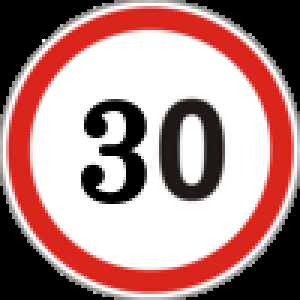
#> input picture archive/Meta/1.png, 100 x 100 px, found by its file name (shown 3 times larger)
$ python test4.py
#> lines starting #> are read from the running program, lines starting #| are printed output that depends on the picture
import numpy as np
import cv2
from PIL import ImageTk, Image

image = cv2.imread(r'C:\Users\Maciej\Desktop\1.png')
#> image is the input picture: shape (100, 100, 3); mean B, G, R 134, 135.8, 173.8
image2 = Image.open(r'C:\Users\Maciej\Desktop\1.png')
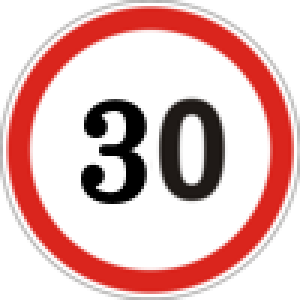
#> image2: PIL image 100x100 RGBA (shown 3 times larger); mean R, G, B, A 173.8, 135.8, 134, 201.1; transparent parts drawn white
# image = cv2.imread(r'C:\Users\Maciej\PycharmProjects\Road_Signs_Classification\archive\Test\.png')

print(image.shape)
#| (100, 100, 3)
print(type(image2))
#| <class 'PIL.PngImagePlugin.PngImageFile'>

cv2.imshow('image', image)
cv2.waitKey(0)

$ run again, with archive/Meta/24.png copied over archive/Meta/1.png
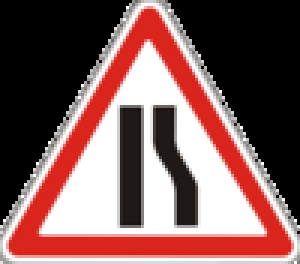
#> input picture archive/Meta/24.png, 100 x 88 px, found by its file name (shown 3 times larger)
#> image is the input picture: shape (88, 100, 3); mean B, G, R 91.3, 93.1, 129.5
#> `image2 = Image.open(r'C:\Users\Maciej\Desktop\1.png')`:
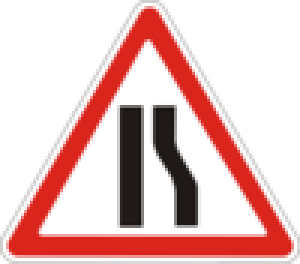
#> image2: PIL image 100x88 RGBA (shown 3 times larger); mean R, G, B, A 129.5, 93.1, 91.3, 146.6; transparent parts drawn white
#| (88, 100, 3)
#| <class 'PIL.PngImagePlugin.PngImageFile'>

$ run again, with archive/Meta/25.png copied over archive/Meta/1.png
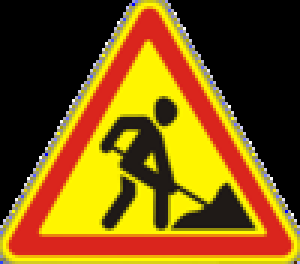
#> input picture archive/Meta/25.png, 100 x 88 px, found by its file name (shown 3 times larger)
#> image is the input picture: shape (88, 100, 3); mean B, G, R 15, 86.9, 125.5
#> `image2 = Image.open(r'C:\Users\Maciej\Desktop\1.png')`:
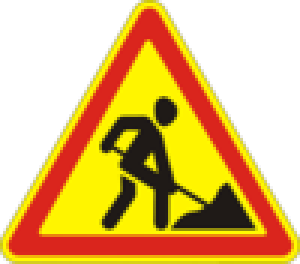
#> image2: PIL image 100x88 RGBA (shown 3 times larger); mean R, G, B, A 125.5, 86.9, 15, 147.1; transparent parts drawn white
#| (88, 100, 3)
#| <class 'PIL.PngImagePlugin.PngImageFile'>

$ run again, with archive/Meta/27.png copied over archive/Meta/1.png
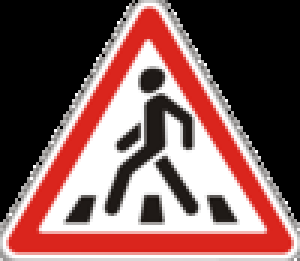
#> input picture archive/Meta/27.png, 100 x 87 px, found by its file name (shown 3 times larger)
#> image is the input picture: shape (87, 100, 3); mean B, G, R 88.7, 90.6, 127
#> `image2 = Image.open(r'C:\Users\Maciej\Desktop\1.png')`:
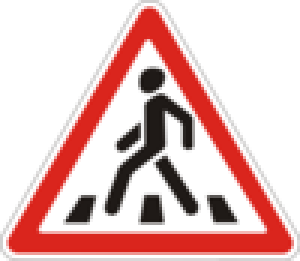
#> image2: PIL image 100x87 RGBA (shown 3 times larger); mean R, G, B, A 127, 90.6, 88.7, 146.7; transparent parts drawn white
#| (87, 100, 3)
#| <class 'PIL.PngImagePlugin.PngImageFile'>
